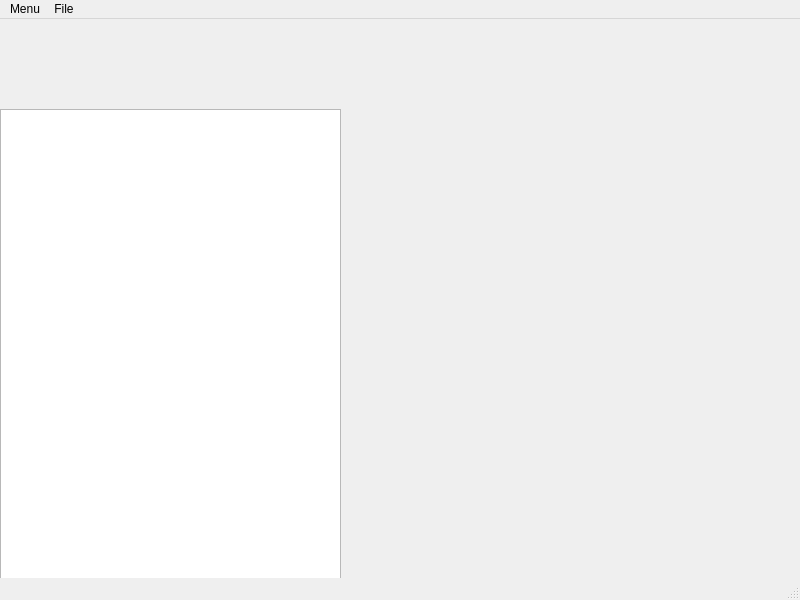
<?xml version="1.0" encoding="UTF-8"?>
<ui version="4.0">
 <class>NovgorodovProrab</class>
 <widget class="QMainWindow" name="NovgorodovProrab">
  <property name="geometry">
   <rect>
    <x>0</x>
    <y>0</y>
    <width>800</width>
    <height>600</height>
   </rect>
  </property>
  <property name="windowTitle">
   <string>MainWindow</string>
  </property>
  <widget class="QWidget" name="centralwidget">
   <widget class="QLabel" name="label">
    <property name="geometry">
     <rect>
      <x>340</x>
      <y>30</y>
      <width>471</width>
      <height>511</height>
     </rect>
    </property>
    <property name="text">
     <string/>
    </property>
    <property name="pixmap">
     <pixmap resource="tests1.qrc">:/icon/i.qrc.webp</pixmap>
    </property>
   </widget>
   <widget class="QLabel" name="label_2">
    <property name="geometry">
     <rect>
      <x>20</x>
      <y>30</y>
      <width>231</width>
      <height>51</height>
     </rect>
    </property>
    <property name="text">
     <string/>
    </property>
   </widget>
   <widget class="QTextEdit" name="textEdit">
    <property name="geometry">
     <rect>
      <x>0</x>
      <y>90</y>
      <width>341</width>
      <height>471</height>
     </rect>
    </property>
   </widget>
  </widget>
  <widget class="QMenuBar" name="menubar">
   <property name="geometry">
    <rect>
     <x>0</x>
     <y>0</y>
     <width>800</width>
     <height>21</height>
    </rect>
   </property>
   <widget class="QMenu" name="menuMenu">
    <property name="title">
     <string>Menu</string>
    </property>
    <addaction name="action"/>
    <addaction name="action_2"/>
   </widget>
   <widget class="QMenu" name="menuFile">
    <property name="title">
     <string>File</string>
    </property>
    <addaction name="actionOpen_file"/>
   </widget>
   <addaction name="menuMenu"/>
   <addaction name="menuFile"/>
  </widget>
  <widget class="QStatusBar" name="statusbar"/>
  <action name="action">
   <property name="text">
    <string>О программе</string>
   </property>
   <property name="shortcut">
    <string>Ctrl+I</string>
   </property>
  </action>
  <action name="action_2">
   <property name="text">
    <string>Выход</string>
   </property>
  </action>
  <action name="actionAdd_file">
   <property name="text">
    <string>Add file</string>
   </property>
  </action>
  <action name="actionOpen_file">
   <property name="text">
    <string>Open file </string>
   </property>
   <property name="shortcut">
    <string>Ctrl+L</string>
   </property>
  </action>
 </widget>
 <resources>
  <include location="tests1.qrc"/>
 </resources>
 <connections/>
</ui>
